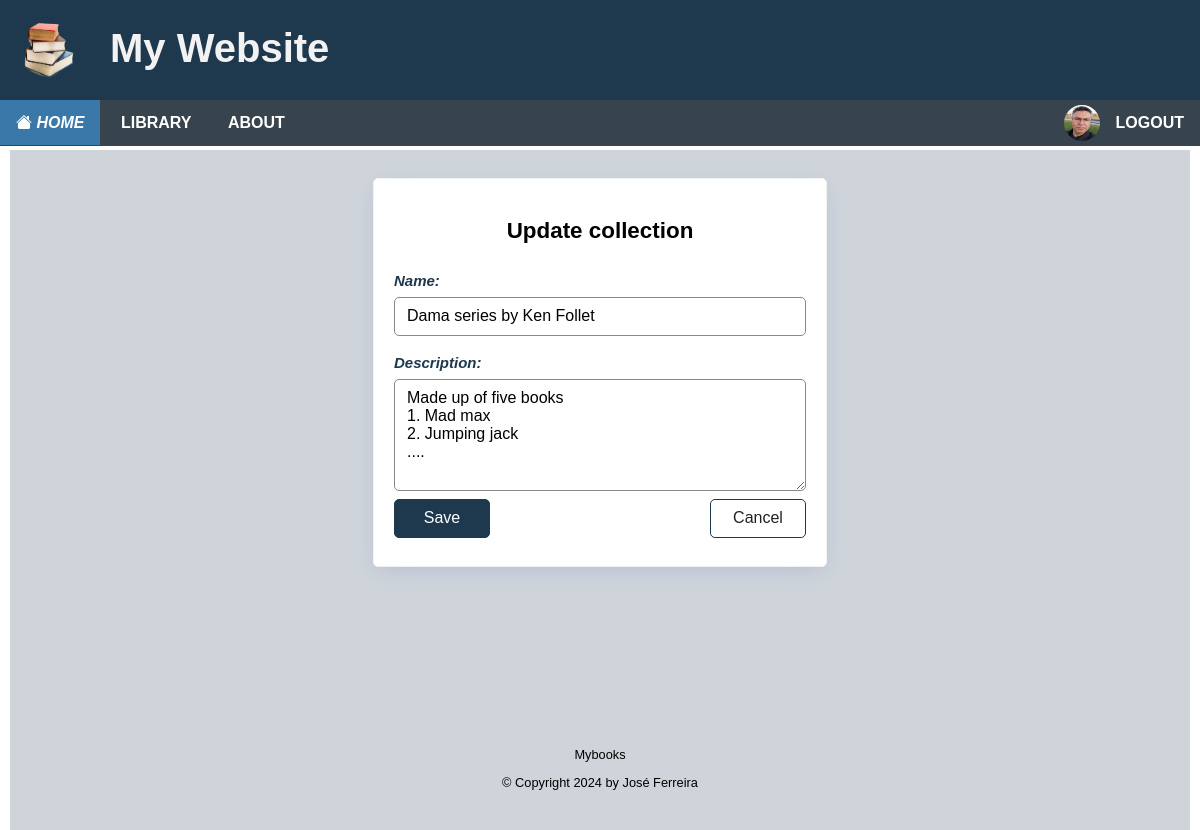
Page /collection/update/1/ (signed in) on the committed database.
### apps/accounts/models.py (models this page shows, shortened)
class Profile(models.Model):
    user = models.OneToOneField(User, on_delete=models.CASCADE)
    avatar = models.ImageField(default='avatar.jpg', upload_to=image_file_path)

### apps/books/models.py (models this page shows, shortened)
class Collection(models.Model):
    name = models.CharField(max_length=255)
    description = models.TextField(max_length=500, null=True, blank=True)
    created_by = models.ForeignKey(User, on_delete=models.CASCADE, default=1)
    created = models.DateTimeField(auto_now_add=True)
    modified = models.DateTimeField(auto_now=True)
    class Meta:
        ordering = ["name"]

### apps/books/views.py (the view, shortened to what this page needs)
# urls.py: path('collection/update/<int:pk>/', views.CollectionUpdate.as_view(),name='collection-update'),
class CollectionUpdate(LoginRequiredMixin, UpdateView):
    model = Collection
    fields = ['name','description']
    success_url = reverse_lazy('collection-list')

### templates/books/collection_form.html (shortened to what this page needs)
{% extends "base.html" %}
{% block content %}
<div class="center-panel">
	<form method="POST" enctype="multipart/form-data" class="form-card">
	 	<h2>{% if collection %} Update {% else %} Add {% endif %} collection</h2>
		{% for field in form %}
			<label class="label">{{ field.label_tag }}</label>
			{{ field }}
		{% endfor %}
		<div class="form-buttons">
			<input type="submit" value="Save" class="btn btn-primary"/>
			<a href="{% url 'collection-list' %}" class="btn btn-outline">Cancel</a>
		</div>
	</form>
</div>
{% endblock content %}

### templates/base.html (shortened to what this page needs)
{% load i18n %}
<!DOCTYPE html>
<html lang="en">
    <head>
        {%load static %}
        <link rel="stylesheet" href="{% static 'css/style.css' %}">
    </head>
    <body>
        <header class="header">
            <a href="#"><img class="logo" src="{% static 'images/logo.png' %}" alt="logo"></a>
            <h1>My Website</h1>
            <nav class="nav">
                <ul class="nav-menu">
                    {% if request.user.is_authenticated %}
                    <li class="nav-menu-item active"><a href="{% url 'home' %}"><i class="bi bi-house-fill"> Home </i></a></li>
                    {% else %}
                    <li class="nav-menu-item"><a href="{% url 'index' %}"><i class="bi bi-house-fill"> Home </i></a></li>
                    {% endif %}
                    {% if request.user.is_authenticated %}
                    <li class="nav-menu-item"><a href="{% url 'library-all' %}">Library</a>
                    </li>
                    {% endif %}
                    <li class="nav-menu-item"><a href="{% url 'about' %}">About</a>
                    {% if request.user.is_authenticated %}
                    <li class="nav-menu-item right">
                        <a href="{% url 'logout' %}?next=/" style="text-align: right;">
                            <img src="{{ user.profile.avatar.url }}" alt="{{ user.username }}" width="36" height="36"/>
                            <span>Logout</span>
                        </a>
                    {% else %}
                    <li class="nav-menu-item right"><a href="{% url 'login' %}">Login</a>
                        <ul class="nav-submenu">
                            <li class="nav-submenu-item"><a href="{% url 'register' %}">Join Now</a></li>
                        </ul>
                    </li>
                    {% endif %}
                </ul>
            </nav>
        </header>
        <main class="main">
            <div class="container">
                {%block content %}
                {%endblock content%}
            </div>
        </main>
        <footer class="footer">
            <div class="container">
                <p>Mybooks</p>
                <p>&copy; Copyright {% now "Y" %} by José Ferreira</p>
            </div>
        </footer>
    </body>
</html>

### static/css/style.css (style rules this page uses)
:root { --color-body: #ffffff; --color-header: #253f85; --color-nav: #38444d; --color-load-button: #2e6357; --color-container: #ced4da; --color-panel: #ced4da; --color-footer: #ced4da; --color-primary: #1e384d; --color-secondary: #38444d; --color-secondary-hover: #3a78aa; --color-tertiary: #e4ebf7; --color-tertiary-hover: #2691e9; --color-book-hover: #7599b6; --color-light: #f2f2f2; --color-grey: #888888; --color-dark-grey: #444444; --color-dark: #212121; --color-white: #ffffff; --color-star: #ffc900; --color-error: #cf1616; --color-warning: #ffc900; --color-info: #02a2b9; --color-success: #1ba345; --color-input: #0084a5; --color-danger: #cf1616; --border-radius: 5px; }
* { box-sizing: border-box; text-rendering: optimizeLegibility; }
html, body { height: 100%; }
body { margin: 0; font-family: Arial; padding: 10px; background: var(--color-body); }
h1 { font-size: 2rem; line-height: 1.5; }
h2 { font-size: 1.4rem; }
a { color: var(--color-primary); text-decoration: none; }
.container { width: 100%; padding: 0.5rem; }
.center-panel { display: flex; flex-direction: column; align-items: center; min-height: 70vh; max-width: 50vw; margin-left: auto; margin-right: auto; }
.footer { position: relative; top: 100px; padding: 20px; margin-top: 20px; font-size: 0.8rem; text-align: center; background: var(--color-footer); }
.header { position: fixed; top: 0; left: 0; margin: 0; width: 100%; height: 100px; list-style-type: none; margin: 0; padding: 0; z-index: 5; overflow: hidden; background: var(--color-primary); }
.header h1 { position: relative; margin: 18px; left: 30px; color: var(--color-light); font-size: 40px; }
.logo { padding-top: 15px; padding-left: 15px; width: 80px; height: 80px; float: left; }
.nav { position: fixed; top: 100px; left: 0; right: 0; width: 100%; height: 46px; list-style-type: none; margin: 0 auto; padding: 0; z-index: 5; overflow: visible; background-color: var(--color-secondary); }
nav ul { list-style: none; padding-left: 0; margin-top: 0; margin-bottom: 0; background-color: var(--color-secondary); }
.nav a { display: block; padding: 0 16px; line-height: inherit; cursor: pointer; color: white; text-decoration: none; }
.nav-menu { line-height: 45px; font-weight: 700; text-transform: uppercase; }
.nav-menu-item { display: inline-block; position: relative; background-color: var(--color-secondary); }
.nav-menu-item.active { background-color: var(--color-secondary-hover); }
.nav-menu-item img { border-radius: 25px; float: left; margin: 5px 16px; }
.main { position: relative; top: 140px; left: 0; margin: 0; padding: 0; z-index: 1; background-color: var(--color-container); }
.form-card { border: solid 1px var(--color-light); padding: 20px; margin-top: 20px; margin-bottom: 20px; border-radius: var(--border-radius); box-shadow: rgb(11 43 158 / 15%) 0px 6px 20px -6px; min-width: 400px; background-color: white; }
form > * { display: block; margin-bottom: 0.5rem; }
.form-buttons { display: flex; justify-content: space-between; align-items: center; gap: 0.75rem; }
.form-card h2 { text-align: center; padding-bottom: 10px; }
.label { padding-top: 10px; font-size: 15px; font-weight: bold; font-style: italic; color: var(--color-primary) }
input[type='text'], input[type='number'], input[type='email'], input[type='password'], select, textarea { border-radius: var(--border-radius); border: solid 1px var(--color-grey); width: 100%; padding: 0.6rem 0.75rem; }
textarea { max-height: 7rem; }
input, select, textarea, button { font: inherit; }
.btn { padding: 0.6rem 0.75rem; border-radius: var(--border-radius); background-color: var(--color-white); border: solid 1px var(--color-white); color: var(--color-dark); cursor: pointer; text-decoration: none; font-size: 1rem; min-width: 6rem; text-align: center; }
.btn-outline { border: solid 1px var(--color-primary); }
.btn-primary { border: solid 1px var(--color-primary); background-color: var(--color-primary); color: var(--color-white); }

### rows in the picture
Collection: form "Dama series by Ken Follet" "Made up of five books 1. Mad max 2. Jumping jack ...."

### other values in the picture
{{ field.label_tag }} "Name:" "Description:"
